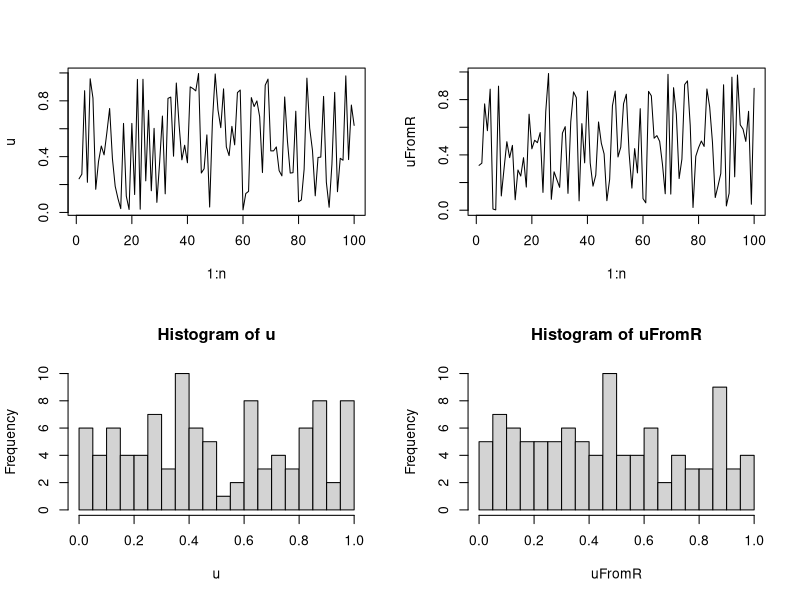

Write the R code that produced this figure. (Note: this script raises an error after producing the figure.)
################################################################
### Demo code for Unit 10 of Stat243, "Simulation"
### Chris Paciorek, November 2015
################################################################

#########################################
# 2: Random number generation
#########################################

### 2.1 Generating random uniforms on a computer

## @knitr linear-cong

n <- 100
a <- 171
m <- 30269
u <- rep(NA, n) 
u[1] <- 7306 
for(i in 2:n)
  u[i] <- (a * u[i-1]) %% m 
u <- u/m
uFromR <- runif(n) 
par(mfrow = c(2,2)) 
plot(1:n, u, type = 'l') 
plot(1:n, uFromR, type = 'l') 
hist(u, nclass = 25) 
hist(uFromR, nclass = 25)

## @knitr Wichmann

RNGkind("Wichmann-Hill")
set.seed(0)
saveSeed <- .Random.seed
uFromR <- runif(10)
a <- c(171, 172, 170)
m <- c(30269, 30307, 30323)
xyz <- matrix(NA, nr = 10, nc = 3)
xyz[1, ] <- (a * saveSeed[2:4]) %% m
for( i in 2:10)
	xyz[i, ] <- (a * xyz[i-1, ]) %% m
for(i in 1:10)
	print(c(uFromR[i],sum(xyz[i, ]/m)%%1))
## we should be able to recover the current value of the seed
xyz[10, ]
.Random.seed[2:4]

## @knitr blank

### 2.3 RNG in R 

## @knitr seed

set.seed(0)
rnorm(10)
set.seed(0)
rnorm(10)

## @knitr seed-save

set.seed(0)
rnorm(5)
savedSeed <- .Random.seed
tmp <- sample(1:50, 2000, replace = TRUE)
.Random.seed <- savedSeed
rnorm(5)

## @knitr seed-restore

f <- function(args) {
  oldseed <- .Random.seed
  ## other code 
  .Random.seed <<- oldseed # note global assignment!
}


###################################
# 3: Generating random variables
###################################

### 3.1 Multivariate distributions

## @knitr mvnorm

U <- chol(covMat)
crossprod(U, rnorm(nrow(covMat)))

## @knitr blank

### 3.3 Rejection sampling

## generating efficiently from a truncated normal

## suppose we want to generate from X ~ N(1, 2^2) I(x > 4)

mu <- 1; sd <- 2
tau <- 4 # truncation point
samps <- rnorm(10000, mu, sd)
samps <- samps[samps > tau]
length(samps)/10000  # around 640 of 10000
hist(samps)


tauStd <- (tau - mu)/sd  # put trunc. pt on standardized scale
lamStar <- (tauStd + sqrt(tauStd^2+4))/2 # rate of exponential
c <- (1/lamStar)*exp(lamStar^2/2 - lamStar*tauStd)/(sqrt(2*pi)*(1-pnorm(tauStd)))

y <- rexp(2000, rate = lamStar) + tauStd  # + tauStd does the shifting of the exponential
u <- runif(2000)
samps2 <- mu + sd * y[u <= exp(-(y-lamStar)^2/2)]  # mu + sd part reverses the standardization
length(samps2)/2000 # empirical acceptance rate
1/c  # theoretical acceptance rate

## plots here are done on the standardized scale for simplicity
par(mfrow = c(1,3))
plot(y, u)
points(y[u <= exp(-(y-lamStar)^2/2)], u[u <= exp(-(y-lamStar)^2/2)], col = 'red')  # we accept red points and reject black

## this shows f(x) and c*g(x) on the standardized scale
yvals <- seq(tauStd, 5, len = 100)
plot(yvals, c*dexp(yvals - tauStd, rate = lamStar), type = 'l')
lines(yvals, dnorm(yvals)/(1-pnorm(tauStd)), col = 'red')
## exp is a nice envelope

yvals <- seq(5, 10, len = 100)
plot(yvals, c*dexp(yvals - tauStd, rate = lamStar), type = 'l')
lines(yvals, dnorm(yvals)/(1-pnorm(tauStd)), col = 'red')
## in tail, exp is much fatter than normal, but few proposals are in tail anyway


### 3.5 Importance sampling


## suppose we want to estimate P(X < -3) for a Cauchy (this is of interest in the case where we don't have the CDF in closed form)
## instead of drawing from a standard Cauchy, let's draw from a Cauchy shifted to be centered at -5

## write out the code below for a single estimate

m <- 1000 # number of samples for each estimator
## standard MC estimator
set.seed(0)
y <- rt(m, df = 1)
## samples for importance sampler
set.seed(0)
x <- rt(m, df = 1) - 5  # i.e sample from g(x) being a Cauchy centered at -5
f <- dt(x, df = 1)  # density of x under f
g <- dt(x + 5, df = 1)  # density of x under g (density of x under a Cauchy centered at -5 is the same as density of x+5 under Cauchy centered at 0)
w <- f/g  # weights

stdEst <- mean(y < (-3))
isEst <- mean((x < (-3))*w) # i.e. (1/m)*sum((x < (-3))*w)

## now let's do a small simulation study of the estimator

nSims <- 100

m <- 1000 # number of samples for each estimator

isEst <- stdEst <- varIS <- varStd <- rep(NA, nSims)
set.seed(0)
for(i in 1:nSims){  # a small simulation study of the approach with m = 1000
  ## note this could be done w/out looping if I were trying to be efficient

  ## samples for MC estimator

  y <- rt(m, df = 1)

  ## samples for importance sampler
  set.seed(0)
  x <- rt(m, df = 1) - 5  # i.e sample from g(x) being a Cauchy centered at -5
  f <- dt(x, df = 1)  # density of x under f
  g <- dt(x + 5, df = 1)  # density of x under g (density of x under a Cauchy centered at -5 is the same as density of x+5 under Cauchy centered at 0)
  w <- f/g  # weights
  
  isEst[i] <- mean((x < (-3))*w)
  stdEst[i] <- mean(y < (-3))
}

mean((isEst - pt(-3, df = 1))^2)  # variance of IS estimator based on entire sim study
mean((stdEst - pt(-3, df = 1))^2)  # variance of standard MC estimator based on entire sim study
## order of magnitude gain in efficiency



############################################
# 4: Design of simulation studies
############################################

# 4.2 Overview

## @knitr tvsnormal

devs <- rnorm(100)
tdevs <- qt(pnorm(devs), df = 1)
plot(devs, tdevs)
abline(0,1)

## @knitr blank

##############################################
# 5: Implementation of simulation studies
##############################################

## @knitr expand.grid

require(fields)
thetaLevels <- c("low", "med", "hi")
n <- c(10, 100, 1000)
tVsNorm <- c("t", "norm")
levels <- expand.grid(thetaLevels, tVsNorm, n)
## example of replicate() -- generate m sets correlated normals
set.seed(0)
genFun <- function(n, theta = 1){
	u <- rnorm(n)
	x <- runif(n)
	Cov <- exp(-rdist(x)/theta)
	U <- chol(Cov)
	return(cbind(x,crossprod(U, u)))
}
m <- 20
simData <- replicate(m, genFun(100, 1))
dim(simData) # 100 observations by {x, y} values by 20 replicates
